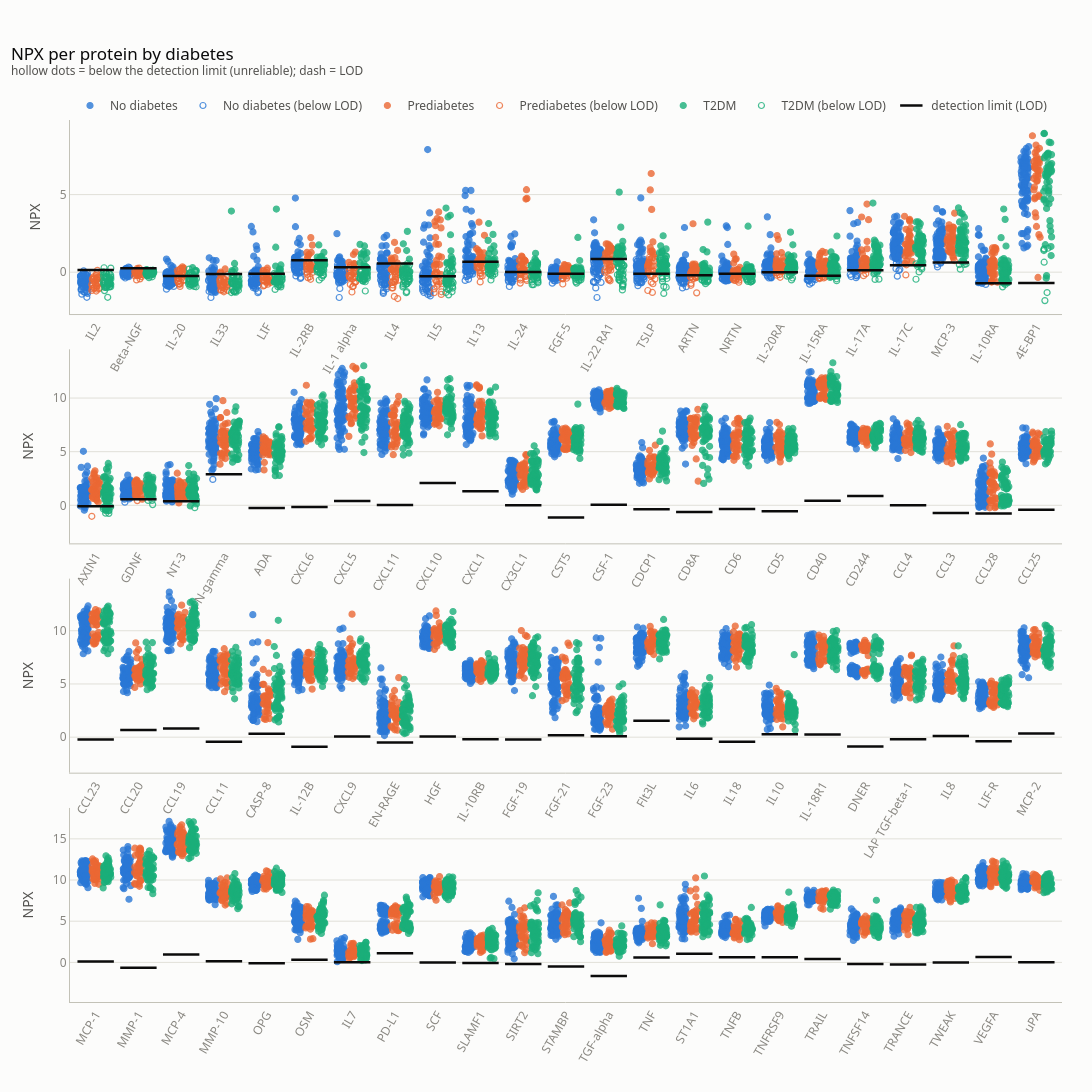

Notebook code for this chart:
### Markdown cell above
**How to read this chart:** proteins are sorted by how much the groups differ (largest at the
top). No protein differs by 30 percentage points or more here. But look at the pattern:
**prediabetes is below the limit less often** for most of the top proteins (e.g. IL5: 51% vs
70–75%). That is not necessarily biology — prediabetes was measured on plate 2 and among the
bridging samples, and plate 2 reads higher. The plate mix-up shows up here too.

### Code cell
plot_npx_strip(data, group="diabetes", order="below_lod")   # hollow dots = below LOD

### Figure 1 — Plotly figure (JSON) as saved in the notebook; plotly's stock layout.template omitted (floating-point values rounded to 4 significant figures; data arrays with more than 128 entries replaced by an {"elided": "..."} marker saying what was removed)
{"data": [{"customdata": {"elided": "868x2 str values"}, "hovertemplate": "<b>%{customdata[0]}</b><br>NPX: %{y:.2f}<br>diabetes: No diabetes<extra></extra>", "legendgroup": "No diabetes", "marker": {"color": "#2a78d6", "line": {"color": "#2a78d6", "width": 1.2}, "opacity": 0.8, "size": 6}, "mode": "markers", "name": "No diabetes", "showlegend": true, "type": "scatter", "x": {"elided": "868 float values"}, "xaxis": "x", "y": {"elided": "868 float values"}, "yaxis": "y"}, {"customdata": {"elided": "1018x2 str values"}, "hovertemplate": "<b>%{customdata[0]}</b><br>NPX: %{y:.2f}<br>diabetes: No diabetes<br>below LOD<extra></extra>", "legendgroup": "No diabetes (below LOD)", "marker": {"color": "rgba(0,0,0,0)", "line": {"color": "#2a78d6", "width": 1.2}, "opacity": 0.8, "size": 6}, "mode": "markers", "name": "No diabetes (below LOD)", "showlegend": true, "type": "scatter", "x": {"elided": "1018 float values"}, "xaxis": "x", "y": {"elided": "1018 float values"}, "yaxis": "y"}, {"customdata": {"elided": "416x2 str values"}, "hovertemplate": "<b>%{customdata[0]}</b><br>NPX: %{y:.2f}<br>diabetes: Prediabetes<extra></extra>", "legendgroup": "Prediabetes", "marker": {"color": "#eb6834", "line": {"color": "#eb6834", "width": 1.2}, "opacity": 0.8, "size": 6}, "mode": "markers", "name": "Prediabetes", "showlegend": true, "type": "scatter", "x": {"elided": "416 float values"}, "xaxis": "x", "y": {"elided": "416 float values"}, "yaxis": "y"}, {"customdata": {"elided": "435x2 str values"}, "hovertemplate": "<b>%{customdata[0]}</b><br>NPX: %{y:.2f}<br>diabetes: Prediabetes<br>below LOD<extra></extra>", "legendgroup": "Prediabetes (below LOD)", "marker": {"color": "rgba(0,0,0,0)", "line": {"color": "#eb6834", "width": 1.2}, "opacity": 0.8, "size": 6}, "mode": "markers", "name": "Prediabetes (below LOD)", "showlegend": true, "type": "scatter", "x": {"elided": "435 float values"}, "xaxis": "x", "y": {"elided": "435 float values"}, "yaxis": "y"}, {"customdata": {"elided": "589x2 str values"}, "hovertemplate": "<b>%{customdata[0]}</b><br>NPX: %{y:.2f}<br>diabetes: T2DM<extra></extra>", "legendgroup": "T2DM", "marker": {"color": "#1baf7a", "line": {"color": "#1baf7a", "width": 1.2}, "opacity": 0.8, "size": 6}, "mode": "markers", "name": "T2DM", "showlegend": true, "type": "scatter", "x": {"elided": "589 float values"}, "xaxis": "x", "y": {"elided": "589 float values"}, "yaxis": "y"}, {"customdata": {"elided": "745x2 str values"}, "hovertemplate": "<b>%{customdata[0]}</b><br>NPX: %{y:.2f}<br>diabetes: T2DM<br>below LOD<extra></extra>", "legendgroup": "T2DM (below LOD)", "marker": {"color": "rgba(0,0,0,0)", "line": {"color": "#1baf7a", "width": 1.2}, "opacity": 0.8, "size": 6}, "mode": "markers", "name": "T2DM (below LOD)", "showlegend": true, "type": "scatter", "x": {"elided": "745 float values"}, "xaxis": "x", "y": {"elided": "745 float values"}, "yaxis": "y"}, {"customdata": [["IL2", "0.136070518", "0.561510914"], ["Beta-NGF", "0.255083452", "0.438431737"], ["IL-20", "-0.25311075", "0.242072729"], ["IL33", "-0.123542986", "4.02201e-05"], ["LIF", "-0.103361571", "0.112377817"], ["IL-2RB", "0.769259724", "0.830319427"], ["IL-1 alpha", "0.312023201", "0.524216456"], ["IL4", "0.040876464", "0.557876516"], ["IL5", "-0.268173158", "0.324149255"], ["IL13", "0.658090373", "0.680362149"], ["IL-24", "0.011878526", "0.517684238"], ["FGF-5", "-0.097024073", "0.024112669"], ["IL-22 RA1", "0.407570538", "0.855804989"], ["TSLP", "-0.101960637", "1.07096655"], ["ARTN", "-0.200321525", "0.032054913"], ["NRTN", "-0.18232921", "-0.100929339"], ["IL-20RA", "-0.006686216", "0.363130489"], ["IL-15RA", "-0.359014717", "-0.225132298"], ["IL-17A", "0.116460224", "0.233765111"], ["IL-17C", "0.443513839", "0.633036825"], ["MCP-3", "0.628737493", "0.803301392"], ["IL-10RA", "-0.712635533", "-0.171724272"], ["4E-BP1", "-0.703591368", "1.557398587"]], "hovertemplate": "<b>%{customdata[0]}</b><br>LOD %{y:.2f}<br>(per plate %{customdata[1]:.2f} – %{customdata[2]:.2f})<extra></extra>", "legendgroup": "lod", "marker": {"line": {"color": "#0b0b0b", "width": 2.5}, "size": 26, "symbol": "line-ew"}, "mode": "markers", "name": "detection limit (LOD)", "showlegend": true, "type": "scatter", "x": [0, 1, 2, 3, 4, 5, 6, 7, 8, 9, 10, 11, 12, 13, 14, 15, 16, 17, 18, 19, 20, 21, 22], "xaxis": "x", "y": [0.1365, 0.2553, -0.253, -0.1232, -0.1032, 0.7693, 0.312, 0.5579, -0.2682, 0.6722, 0.01216, -0.09702, 0.8558, -0.102, -0.2003, -0.1009, -0.006686, -0.2254, 0.1165, 0.4435, 0.6287, -0.7126, -0.7036], "yaxis": "y"}, {"customdata": {"elided": "1883x2 str values"}, "hovertemplate": "<b>%{customdata[0]}</b><br>NPX: %{y:.2f}<br>diabetes: No diabetes<extra></extra>", "legendgroup": "No diabetes", "marker": {"color": "#2a78d6", "line": {"color": "#2a78d6", "width": 1.2}, "opacity": 0.8, "size": 6}, "mode": "markers", "name": "No diabetes", "showlegend": false, "type": "scatter", "x": {"elided": "1883 float values"}, "xaxis": "x2", "y": {"elided": "1883 float values"}, "yaxis": "y2"}, {"customdata": [["IFN-gamma", ""], ["NT-3", ""], ["GDNF", ""]], "hovertemplate": "<b>%{customdata[0]}</b><br>NPX: %{y:.2f}<br>diabetes: No diabetes<br>below LOD<extra></extra>", "legendgroup": "No diabetes (below LOD)", "marker": {"color": "rgba(0,0,0,0)", "line": {"color": "#2a78d6", "width": 1.2}, "opacity": 0.8, "size": 6}, "mode": "markers", "name": "No diabetes (below LOD)", "showlegend": false, "type": "scatter", "x": [2.74, 1.787, 0.6834], "xaxis": "x2", "y": [2.417, 0.3247, 0.2923], "yaxis": "y2"}, {"customdata": {"elided": "849x2 str values"}, "hovertemplate": "<b>%{customdata[0]}</b><br>NPX: %{y:.2f}<br>diabetes: Prediabetes<extra></extra>", "legendgroup": "Prediabetes", "marker": {"color": "#eb6834", "line": {"color": "#eb6834", "width": 1.2}, "opacity": 0.8, "size": 6}, "mode": "markers", "name": "Prediabetes", "showlegend": false, "type": "scatter", "x": {"elided": "849 float values"}, "xaxis": "x2", "y": {"elided": "849 float values"}, "yaxis": "y2"}, {"customdata": [["GDNF", ""], ["AXIN1", ""]], "hovertemplate": "<b>%{customdata[0]}</b><br>NPX: %{y:.2f}<br>diabetes: Prediabetes<br>below LOD<extra></extra>", "legendgroup": "Prediabetes (below LOD)", "marker": {"color": "rgba(0,0,0,0)", "line": {"color": "#eb6834", "width": 1.2}, "opacity": 0.8, "size": 6}, "mode": "markers", "name": "Prediabetes (below LOD)", "showlegend": false, "type": "scatter", "x": [0.9735, -0.09004], "xaxis": "x2", "y": [0.4392, -1.026], "yaxis": "y2"}, {"customdata": {"elided": "1325x2 str values"}, "hovertemplate": "<b>%{customdata[0]}</b><br>NPX: %{y:.2f}<br>diabetes: T2DM<extra></extra>", "legendgroup": "T2DM", "marker": {"color": "#1baf7a", "line": {"color": "#1baf7a", "width": 1.2}, "opacity": 0.8, "size": 6}, "mode": "markers", "name": "T2DM", "showlegend": false, "type": "scatter", "x": {"elided": "1325 float values"}, "xaxis": "x2", "y": {"elided": "1325 float values"}, "yaxis": "y2"}, {"customdata": [["AXIN1", ""], ["AXIN1", ""], ["GDNF", ""], ["AXIN1", ""], ["GDNF", ""], ["AXIN1", ""], ["NT-3", ""], ["GDNF", ""], ["AXIN1", ""]], "hovertemplate": "<b>%{customdata[0]}</b><br>NPX: %{y:.2f}<br>diabetes: T2DM<br>below LOD<extra></extra>", "legendgroup": "T2DM (below LOD)", "marker": {"color": "rgba(0,0,0,0)", "line": {"color": "#1baf7a", "width": 1.2}, "opacity": 0.8, "size": 6}, "mode": "markers", "name": "T2DM (below LOD)", "showlegend": false, "type": "scatter", "x": [0.2321, 0.312, 1.334, 0.3091, 1.227, 0.2333, 2.318, 1.318, 0.1791], "xaxis": "x2", "y": [-0.3277, -0.4671, 0.06732, -0.7502, 0.452, -0.7373, -0.2168, 0.4534, -0.3319], "yaxis": "y2"}, {"customdata": [["AXIN1", "-0.519840893", "-0.077025104"], ["GDNF", "0.566825877", "0.687162871"], ["NT-3", "-0.397146978", "0.383860912"], ["IFN-gamma", "2.039748354", "2.908620145"], ["ADA", "-0.259421705", "-0.099706925"], ["CXCL6", "-0.553537304", "-0.153217905"], ["CXCL5", "0.318866333", "0.394900781"], ["CXCL11", "0.029726856", "0.477243089"], ["CXCL10", "1.792252721", "2.074968049"], ["CXCL1", "1.322725102", "1.621779778"], ["CX3CL1", "-0.702742873", "-0.001100327"], ["CST5", "-1.127353003", "-0.077997613"], ["CSF-1", "0.049895944", "0.288017946"], ["CDCP1", "-0.437889759", "-0.35540003"], ["CD8A", "-0.618235857", "-0.290215053"], ["CD6", "-0.353456752", "-0.177689199"], ["CD5", "-0.560559471", "0.021817019"], ["CD40", "0.414075275", "0.587889372"], ["CD244", "0.868350189", "1.067514559"], ["CCL4", "-0.397847631", "0.012180579"], ["CCL3", "-0.723852469", "-0.352835075"], ["CCL28", "-0.852428585", "-0.772408631"], ["CCL25", "-0.405551386", "-0.120043989"]], "hovertemplate": "<b>%{customdata[0]}</b><br>LOD %{y:.2f}<br>(per plate %{customdata[1]:.2f} – %{customdata[2]:.2f})<extra></extra>", "legendgroup": "lod", "marker": {"line": {"color": "#0b0b0b", "width": 2.5}, "size": 26, "symbol": "line-ew"}, "mode": "markers", "name": "detection limit (LOD)", "showlegend": false, "type": "scatter", "x": [0, 1, 2, 3, 4, 5, 6, 7, 8, 9, 10, 11, 12, 13, 14, 15, 16, 17, 18, 19, 20, 21, 22], "xaxis": "x2", "y": [-0.07789, 0.5668, 0.3835, 2.907, -0.2594, -0.1575, 0.3914, 0.02973, 2.071, 1.323, -0.002685, -1.127, 0.0499, -0.358, -0.6182, -0.3535, -0.5606, 0.4141, 0.8684, 0.008769, -0.7239, -0.7736, -0.4056], "yaxis": "y2"}, {"customdata": {"elided": "1886x2 str values"}, "hovertemplate": "<b>%{customdata[0]}</b><br>NPX: %{y:.2f}<br>diabetes: No diabetes<extra></extra>", "legendgroup": "No diabetes", "marker": {"color": "#2a78d6", "line": {"color": "#2a78d6", "width": 1.2}, "opacity": 0.8, "size": 6}, "mode": "markers", "name": "No diabetes", "showlegend": false, "type": "scatter", "x": {"elided": "1886 float values"}, "xaxis": "x3", "y": {"elided": "1886 float values"}, "yaxis": "y3"}, {"customdata": {"elided": "851x2 str values"}, "hovertemplate": "<b>%{customdata[0]}</b><br>NPX: %{y:.2f}<br>diabetes: Prediabetes<extra></extra>", "legendgroup": "Prediabetes", "marker": {"color": "#eb6834", "line": {"color": "#eb6834", "width": 1.2}, "opacity": 0.8, "size": 6}, "mode": "markers", "name": "Prediabetes", "showlegend": false, "type": "scatter", "x": {"elided": "851 float values"}, "xaxis": "x3", "y": {"elided": "851 float values"}, "yaxis": "y3"}, {"customdata": {"elided": "1334x2 str values"}, "hovertemplate": "<b>%{customdata[0]}</b><br>NPX: %{y:.2f}<br>diabetes: T2DM<extra></extra>", "legendgroup": "T2DM", "marker": {"color": "#1baf7a", "line": {"color": "#1baf7a", "width": 1.2}, "opacity": 0.8, "size": 6}, "mode": "markers", "name": "T2DM", "showlegend": false, "type": "scatter", "x": {"elided": "1334 float values"}, "xaxis": "x3", "y": {"elided": "1334 float values"}, "yaxis": "y3"}, {"customdata": [["CCL23", "-0.217466579", "-0.095109062"], ["CCL20", "0.348601404", "0.674986556"], ["CCL19", "0.820306973", "1.231504894"], ["CCL11", "-0.43859493", "-0.264372522"], ["CASP-8", "0.322110469", "0.35463281"], ["IL-12B", "-1.729047825", "-0.893504659"], ["CXCL9", "0.069984889", "0.653816385"], ["EN-RAGE", "-0.50923816", "-0.066444109"], ["HGF", "0.062384368", "0.504906983"], ["IL-10RB", "-0.183825077", "-0.113135197"], ["FGF-19", "-0.227235812", "0.420651109"], ["FGF-21", "0.098274557", "0.176052767"], ["FGF-23", "0.080701394", "0.089894876"], ["Flt3L", "-0.024471136", "1.541815652"], ["IL6", "-0.151484924", "0.143471403"], ["IL18", "-0.439597112", "-0.379640822"], ["IL10", "0.267760277", "0.433475586"], ["IL-18R1", "-0.171405854", "0.25154635"], ["DNER", "-0.877842126", "0.490502516"], ["LAP TGF-beta-1", "-0.188689736", "-0.163216016"], ["IL8", "0.105590976", "0.522546779"], ["LIF-R", "-0.380652364", "0.345705477"], ["MCP-2", "0.35190719", "0.644116303"]], "hovertemplate": "<b>%{customdata[0]}</b><br>LOD %{y:.2f}<br>(per plate %{customdata[1]:.2f} – %{customdata[2]:.2f})<extra></extra>", "legendgroup": "lod", "marker": {"line": {"color": "#0b0b0b", "width": 2.5}, "size": 26, "symbol": "line-ew"}, "mode": "markers", "name": "detection limit (LOD)", "showlegend": false, "type": "scatter", "x": [0, 1, 2, 3, 4, 5, 6, 7, 8, 9, 10, 11, 12, 13, 14, 15, 16, 17, 18, 19, 20, 21, 22], "xaxis": "x3", "y": [-0.2175, 0.672, 0.8203, -0.4386, 0.3221, -0.8978, 0.06998, -0.5092, 0.06238, -0.1838, -0.2272, 0.1727, 0.08874, 1.537, -0.1515, -0.4396, 0.2678, 0.247, -0.8778, -0.1887, 0.1056, -0.3807, 0.3519], "yaxis": "y3"}, {"customdata": {"elided": "1886x2 str values"}, "hovertemplate": "<b>%{customdata[0]}</b><br>NPX: %{y:.2f}<br>diabetes: No diabetes<extra></extra>", "legendgroup": "No diabetes", "marker": {"color": "#2a78d6", "line": {"color": "#2a78d6", "width": 1.2}, "opacity": 0.8, "size": 6}, "mode": "markers", "name": "No diabetes", "showlegend": false, "type": "scatter", "x": {"elided": "1886 float values"}, "xaxis": "x4", "y": {"elided": "1886 float values"}, "yaxis": "y4"}, {"customdata": {"elided": "851x2 str values"}, "hovertemplate": "<b>%{customdata[0]}</b><br>NPX: %{y:.2f}<br>diabetes: Prediabetes<extra></extra>", "legendgroup": "Prediabetes", "marker": {"color": "#eb6834", "line": {"color": "#eb6834", "width": 1.2}, "opacity": 0.8, "size": 6}, "mode": "markers", "name": "Prediabetes", "showlegend": false, "type": "scatter", "x": {"elided": "851 float values"}, "xaxis": "x4", "y": {"elided": "851 float values"}, "yaxis": "y4"}, {"customdata": {"elided": "1334x2 str values"}, "hovertemplate": "<b>%{customdata[0]}</b><br>NPX: %{y:.2f}<br>diabetes: T2DM<extra></extra>", "legendgroup": "T2DM", "marker": {"color": "#1baf7a", "line": {"color": "#1baf7a", "width": 1.2}, "opacity": 0.8, "size": 6}, "mode": "markers", "name": "T2DM", "showlegend": false, "type": "scatter", "x": {"elided": "1334 float values"}, "xaxis": "x4", "y": {"elided": "1334 float values"}, "yaxis": "y4"}, {"customdata": [["MCP-1", "0.119613703", "0.51487112"], ["MMP-1", "-0.653075867", "-0.422456656"], ["MCP-4", "0.638495455", "0.967345554"], ["MMP-10", "0.137529937", "0.318756299"], ["OPG", "-0.098218742", "0.00776534"], ["OSM", "0.311772341", "0.471706384"], ["IL7", "0.030494785", "0.184438946"], ["PD-L1", "0.452173653", "1.100912026"], ["SCF", "-0.0040289", "0.497564421"], ["SLAMF1", "-0.061376328", "0.39185107"], ["SIRT2", "-0.423134566", "-0.199397592"], ["STAMBP", "-0.490564354", "-0.110545192"], ["TGF-alpha", "-1.760169357", "-1.655194378"], ["TNF", "0.017931166", "0.601359863"], ["ST1A1", "1.038355678", "1.375036397"], ["TNFB", "0.620129041", "1.038127538"], ["TNFRSF9", "0.589550822", "0.629128023"], ["TRAIL", "0.40423472", "0.608846568"], ["TNFSF14", "-0.189335848", "0.165491086"], ["TRANCE", "-0.262939648", "0.579203223"], ["TWEAK", "-0.169110372", "0.000690199"], ["VEGFA", "0.653896622", "0.748691046"], ["uPA", "0.012886138", "0.069212654"]], "hovertemplate": "<b>%{customdata[0]}</b><br>LOD %{y:.2f}<br>(per plate %{customdata[1]:.2f} – %{customdata[2]:.2f})<extra></extra>", "legendgroup": "lod", "marker": {"line": {"color": "#0b0b0b", "width": 2.5}, "size": 26, "symbol": "line-ew"}, "mode": "markers", "name": "detection limit (LOD)", "showlegend": false, "type": "scatter", "x": [0, 1, 2, 3, 4, 5, 6, 7, 8, 9, 10, 11, 12, 13, 14, 15, 16, 17, 18, 19, 20, 21, 22], "xaxis": "x4", "y": [0.1196, -0.6531, 0.9591, 0.1375, -0.09822, 0.3118, 0.03049, 1.099, -0.004029, -0.06138, -0.2013, -0.4906, -1.658, 0.5998, 1.038, 0.6201, 0.6261, 0.4042, -0.1893, -0.2629, -0.004297, 0.6539, 0.01289], "yaxis": "y4"}], "layout": {"font": {"color": "#52514e", "family": "system-ui, -apple-system, 'Segoe UI', sans-serif", "size": 12}, "height": 1810, "hoverlabel": {"bgcolor": "white", "font": {"color": "#0b0b0b", "family": "system-ui, -apple-system, 'Segoe UI', sans-serif"}}, "legend": {"font": {"color": "#52514e"}, "orientation": "h", "title": {"font": {"color": "#52514e"}}, "x": 0, "xanchor": "left", "y": 1.0, "yanchor": "bottom"}, "margin": {"b": 90, "l": 70, "r": 30, "t": 120}, "paper_bgcolor": "#fcfcfb", "plot_bgcolor": "#fcfcfb", "title": {"font": {"color": "#0b0b0b", "size": 17}, "text": "NPX per protein by diabetes<br><sup style='color:#52514e'>hollow dots = below the detection limit (unreliable); dash = LOD</sup>", "x": 0.01, "xanchor": "left"}, "width": 1180, "xaxis": {"anchor": "y", "domain": [0.0, 1.0], "gridcolor": "#e1e0d9", "linecolor": "#c3c2b7", "range": [-0.6, 22.6], "showgrid": false, "tickangle": -60, "tickfont": {"color": "#898781"}, "ticktext": ["IL2", "Beta-NGF", "IL-20", "IL33", "LIF", "IL-2RB", "IL-1 alpha", "IL4", "IL5", "IL13", "IL-24", "FGF-5", "IL-22 RA1", "TSLP", "ARTN", "NRTN", "IL-20RA", "IL-15RA", "IL-17A", "IL-17C", "MCP-3", "IL-10RA", "4E-BP1"], "tickvals": [0, 1, 2, 3, 4, 5, 6, 7, 8, 9, 10, 11, 12, 13, 14, 15, 16, 17, 18, 19, 20, 21, 22], "zeroline": false}, "xaxis2": {"anchor": "y2", "domain": [0.0, 1.0], "gridcolor": "#e1e0d9", "linecolor": "#c3c2b7", "range": [-0.6, 22.6], "showgrid": false, "tickangle": -60, "tickfont": {"color": "#898781"}, "ticktext": ["AXIN1", "GDNF", "NT-3", "IFN-gamma", "ADA", "CXCL6", "CXCL5", "CXCL11", "CXCL10", "CXCL1", "CX3CL1", "CST5", "CSF-1", "CDCP1", "CD8A", "CD6", "CD5", "CD40", "CD244", "CCL4", "CCL3", "CCL28", "CCL25"], "tickvals": [0, 1, 2, 3, 4, 5, 6, 7, 8, 9, 10, 11, 12, 13, 14, 15, 16, 17, 18, 19, 20, 21, 22], "zeroline": false}, "xaxis3": {"anchor": "y3", "domain": [0.0, 1.0], "gridcolor": "#e1e0d9", "linecolor": "#c3c2b7", "range": [-0.6, 22.6], "showgrid": false, "tickangle": -60, "tickfont": {"color": "#898781"}, "ticktext": ["CCL23", "CCL20", "CCL19", "CCL11", "CASP-8", "IL-12B", "CXCL9", "EN-RAGE", "HGF", "IL-10RB", "FGF-19", "FGF-21", "FGF-23", "Flt3L", "IL6", "IL18", "IL10", "IL-18R1", "DNER", "LAP TGF-beta-1", "IL8", "LIF-R", "MCP-2"], "tickvals": [0, 1, 2, 3, 4, 5, 6, 7, 8, 9, 10, 11, 12, 13, 14, 15, 16, 17, 18, 19, 20, 21, 22], "zeroline": false}, "xaxis4": {"anchor": "y4", "domain": [0.0, 1.0], "gridcolor": "#e1e0d9", "linecolor": "#c3c2b7", "range": [-0.6, 22.6], "showgrid": false, "tickangle": -60, "tickfont": {"color": "#898781"}, "ticktext": ["MCP-1", "MMP-1", "MCP-4", "MMP-10", "OPG", "OSM", "IL7", "PD-L1", "SCF", "SLAMF1", "SIRT2", "STAMBP", "TGF-alpha", "TNF", "ST1A1", "TNFB", "TNFRSF9", "TRAIL", "TNFSF14", "TRANCE", "TWEAK", "VEGFA", "uPA"], "tickvals": [0, 1, 2, 3, 4, 5, 6, 7, 8, 9, 10, 11, 12, 13, 14, 15, 16, 17, 18, 19, 20, 21, 22], "zeroline": false}, "yaxis": {"anchor": "x", "domain": [0.78, 1.0], "gridcolor": "#e1e0d9", "linecolor": "#c3c2b7", "tickfont": {"color": "#898781"}, "title": {"text": "NPX"}, "zeroline": false}, "yaxis2": {"anchor": "x2", "domain": [0.52, 0.74], "gridcolor": "#e1e0d9", "linecolor": "#c3c2b7", "tickfont": {"color": "#898781"}, "title": {"text": "NPX"}, "zeroline": false}, "yaxis3": {"anchor": "x3", "domain": [0.26, 0.48], "gridcolor": "#e1e0d9", "linecolor": "#c3c2b7", "tickfont": {"color": "#898781"}, "title": {"text": "NPX"}, "zeroline": false}, "yaxis4": {"anchor": "x4", "domain": [0.0, 0.22], "gridcolor": "#e1e0d9", "linecolor": "#c3c2b7", "tickfont": {"color": "#898781"}, "title": {"text": "NPX"}, "zeroline": false}}}
